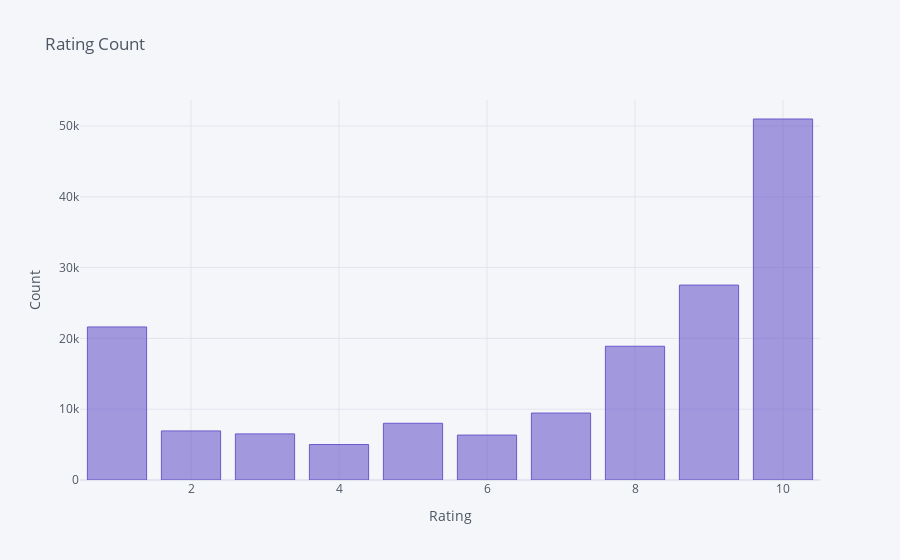

Source (notebook cell):
### Markdown cell above
### Comment
There is no correlation between usefulCount and text length. Most useful reviews tend be below 2000 text length.

### Code cell
df_train.rating.value_counts().iplot(kind='bar', 
                               title='Rating Count',
                               xTitle='Rating',
                               yTitle='Count',
                               color='slateblue')

### Figure 1 — Plotly figure (JSON) as saved in the notebook; plotly's stock layout.template omitted (floating-point values rounded to 4 significant figures)
{"data": [{"marker": {"color": "rgba(106, 90, 205, 0.6)", "line": {"color": "rgba(106, 90, 205, 1.0)", "width": 1}}, "name": "rating", "orientation": "v", "text": "", "type": "bar", "x": [10, 9, 1, 8, 7, 5, 2, 3, 6, 4], "y": [50989, 27531, 21619, 18890, 9456, 8013, 6931, 6513, 6343, 5012]}], "layout": {"legend": {"bgcolor": "#F5F6F9", "font": {"color": "#4D5663"}}, "paper_bgcolor": "#F5F6F9", "plot_bgcolor": "#F5F6F9", "title": {"font": {"color": "#4D5663"}, "text": "Rating Count"}, "xaxis": {"gridcolor": "#E1E5ED", "showgrid": true, "tickfont": {"color": "#4D5663"}, "title": {"font": {"color": "#4D5663"}, "text": "Rating"}, "zerolinecolor": "#E1E5ED"}, "yaxis": {"gridcolor": "#E1E5ED", "showgrid": true, "tickfont": {"color": "#4D5663"}, "title": {"font": {"color": "#4D5663"}, "text": "Count"}, "zerolinecolor": "#E1E5ED"}}}
